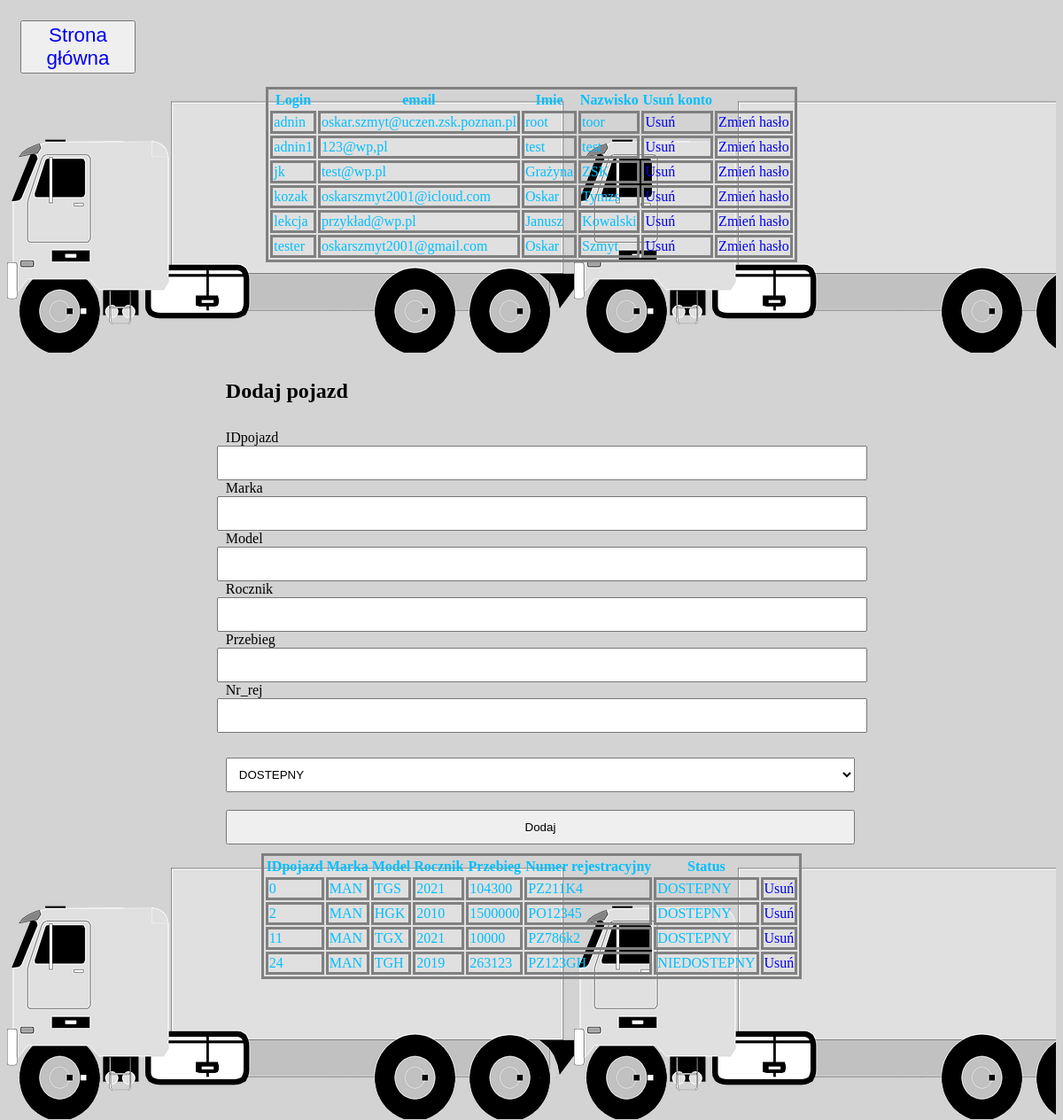
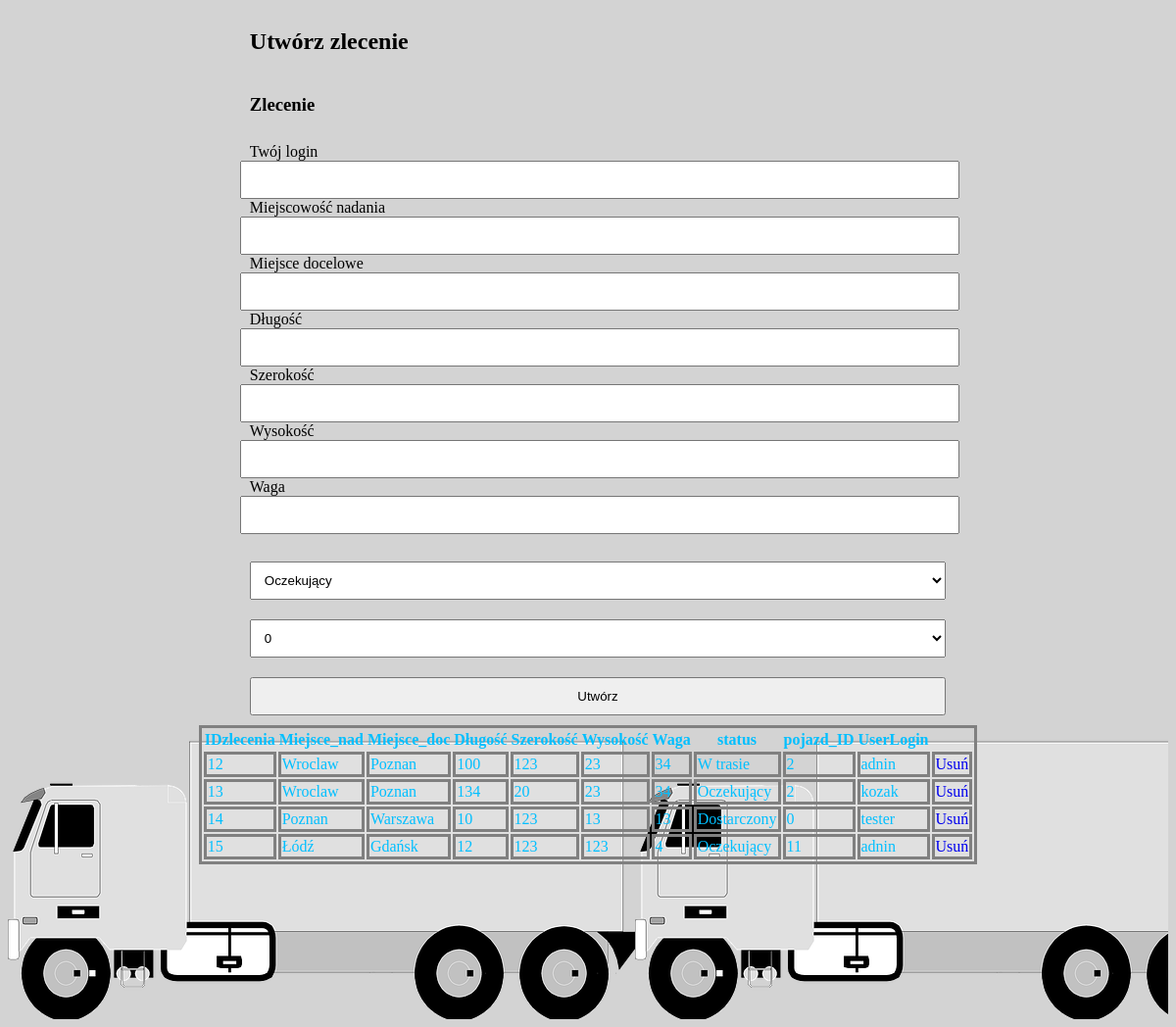
Page /paneladmin.php (signed in) on the committed database (2 pictures, top to bottom).
### tables this page shows
CREATE TABLE `users` (
  `login` varchar(100) NOT NULL,
  `haslo` text NOT NULL,
  `Imie` text NOT NULL,
  `Nazwisko` text NOT NULL,
  `email` text NOT NULL
);

CREATE TABLE `carsinfo` (
  `IDpojazd` int(11) NOT NULL,
  `Marka` text NOT NULL COMMENT 'Marka pojazdu',
  `Model` text NOT NULL COMMENT 'Model pojazdu',
  `Rocznik` int(11) NOT NULL COMMENT 'data produkcji pojazdu',
  `Przebieg` int(11) NOT NULL COMMENT 'w km',
  `Nr_rej` text NOT NULL COMMENT 'Numer rejestracyjny',
  `Status` text NOT NULL COMMENT 'Dostępny/Zajęty'
);

CREATE TABLE `zlecenia` (
  `IDzlecenia` int(11) NOT NULL,
  `Miejsce_nad` text NOT NULL COMMENT 'miejsce nadania',
  `Miejsce_doc` text NOT NULL COMMENT ',iejsce docelowe',
  `dl` int(11) NOT NULL COMMENT 'dlugosc',
  `szer` int(11) NOT NULL COMMENT 'szerokosc',
  `wys` int(11) NOT NULL COMMENT 'wysokosc ',
  `waga` int(11) NOT NULL COMMENT 'Waga towaru',
  `status` text NOT NULL COMMENT 'w trasie/oczekujacy/zakonczony',
  `pojazd_ID` int(11) NOT NULL COMMENT 'Id pojazdu',
  `UserLogin` text NOT NULL COMMENT 'zleceniodawca'
);

### paneladmin.php (the view, shortened to what this page needs)
<!DOCTYPE html>
<html lang="en">
<head>
    <link rel="stylesheet" href="adminstyl.css"/>
</head>
<body>
<div class="container">
    <div id=przyciski>
    <div class="glowna">
        <button class="btn"><a href="strona.php">Strona główna</a></button>
    </div>
    </div>
<div class="tabela">
        <table>
        <tr>
            <th>Login</th>
            <th>email</th>
            <th>Imie</th>
            <th>Nazwisko</th>
            <th>Usuń konto</th>
        </tr>
        <?php
            $con = mysqli_connect('localhost', 'root', '', 'agencjacelna');
            $select = "SELECT *
                       FROM users
                       ";
            $result = mysqli_query($con, $select);
            while($polaczony = mysqli_fetch_assoc($result)){
                echo "
                <tr>
                <td>".$polaczony['login']."</td>
                 <td>".$polaczony['email']."</td>
                 <td>".$polaczony['Imie']."</td>
                 <td>".$polaczony['Nazwisko']."</td>
                <td><a href='remove.php?rn=$polaczony[login]'>Usuń</a></td>
                <td><a href='zmienhaslo.php'>Zmień hasło</a></td>
                </tr>
                ";
            }
        ?>
        </table>
</div>
<div id=formularz>
    <h2 class="c">Dodaj pojazd</h2>
    <form action="pojazdy.php" method="POST">
                <label class="c">IDpojazd</label> <br>
                <input type="text" name="IDpojazd" class="c"> <br>
                <label class="c">Marka</label> <br>
                <input type="text" name="Marka" class="c"> <br>
                <label class="c">Model</label> <br>
                <input type="text" name="Model" class="c"> <br>
                <label class="c">Rocznik</label> <br>
                <input type="text" name=Rocznik class="c"> <br>
                <label class="c">Przebieg</label> <br>
                <input type="text" name="Przebieg" class="c"> <br>
                <label class="c">Nr_rej</label> <br>
                <input type="text" name="Nr_rej" class="c"> <br><br>
                <select name=Status class="d">
                    <option>DOSTEPNY</option>
                </select><br>
                <button type="submit" class="d">Dodaj</button>
    </form>
</div>
<div id="pojazdy" class=tabela>
    <table>
        <tr>
            <th>IDpojazd</th>
            <th>Marka</th>
            <th>Model</th>
            <th>Rocznik</th>
            <th>Przebieg</th>
            <th>Numer rejestracyjny</th>
            <th>Status</th>
        </tr>
    <?php
        $lista="SELECT *
                                FROM carsinfo";
        $pojazdy= mysqli_query($con, $lista);
        while($pojazd=mysqli_fetch_assoc($pojazdy)){
          echo "
                <tr>
                <td>".$pojazd['IDpojazd']."</td>
                 <td>".$pojazd['Marka']."</td>
                 <td>".$pojazd['Model']."</td>
                 <td>".$pojazd['Rocznik']."</td>
                 <td>".$pojazd['Przebieg']."</td>
                 <td>".$pojazd['Nr_rej']."</td>
                 <td>".$pojazd['Status']."</td>
                 <td><a href='removecars.php?rn=$pojazd[IDpojazd]'>Usuń</a></td>
                 </tr>
                ";
        }
    ?>
    </table>
</div>
    <div id=formularz>
    <h2 class="c">Utwórz zlecenie</h2>
    <form action="adminzlecenie.php" method="POST">
                <h3 class="c">Zlecenie</h3>
                <label class="c">Twój login</label> <br>
                <input type="text" name="UserLogin" class="c"> <br>
                <label class="c">Miejscowość nadania</label> <br>
                <input type="text" name="Miejsce_nad" class="c"> <br>
                <label class="c">Miejsce docelowe</label> <br>
                <input type="text" name="Miejsce_doc" class="c"> <br>
                <label class="c">Długość</label> <br>
                <input type="text" name="dl" class="c"> <br>
                <label class="c">Szerokość</label> <br>
                <input type="text" name="szer" class="c"> <br>
                <label class="c">Wysokość</label> <br>
                <input type="text" name="wys" class="c"> <br>
                <label class="c">Waga</label> <br>
                <input type="text" name="waga" class="c"> <br><br>
                <select name=Status class="d">
                    <option>Oczekujący</option>
                </select><br>
                <select name='pojazd_ID' class="d">
                    <?php
                        $lista="SELECT *
                                FROM carsinfo";
                        $pojazdy= mysqli_query($con, $lista);
                        while($pojazd=mysqli_fetch_assoc($pojazdy)){
                            if($pojazd['Status']=='DOSTEPNY')
                                echo "
                                <option>$pojazd[IDpojazd]</option>
                                ";
                        }
                    ?>
                </select><br>
                <button type="submit" class="d">Utwórz</button>
    </form>
    </div>
</div>
<div id= zlecenia class="tabela">
    <table>
        <tr>
            <th>IDzlecenia</th>
            <th>Miejsce_nad</th>
            <th>Miejsce_doc</th>
            <th>Długość</th>
            <th>Szerokość</th>
            <th>Wysokość</th>
            <th>Waga</th>
            <th>status</th>
            <th>pojazd_ID</th>
            <th>UserLogin</th>
        </tr>
    <?php
        $listazlecen="SELECT *
                                FROM zlecenia";
        $zlecenia= mysqli_query($con, $listazlecen);
        while($zlecenie=mysqli_fetch_assoc($zlecenia)){
          echo "
                <tr>
                <td>".$zlecenie['IDzlecenia']."</td>
                 <td>".$zlecenie['Miejsce_nad']."</td>
                 <td>".$zlecenie['Miejsce_doc']."</td>
                 <td>".$zlecenie['dl']."</td>
                 <td>".$zlecenie['szer']."</td>
                 <td>".$zlecenie['wys']."</td>
                 <td>".$zlecenie['waga']."</td>
                 <td>".$zlecenie['status']."</td>
                 <td>".$zlecenie['pojazd_ID']."</td>
                 <td>".$zlecenie['UserLogin']."</td>
                 <td><a href='usunzlecenie.php?rn=$zlecenie[IDzlecenia]'>Usuń</a></td>
                 </tr>
                ";
        }
    ?>
    </table>
</div>
</body>
</html>

### adminstyl.css (style rules this page uses)
body { background-color: lightgray; }
#przyciski { display: flex; flex-direction: row; align-items: center; justify-content: space-between; background-color: lightgray; }
.btn { width: 130px; height: 60px; font-size: 140%; text-decoration: none; text-align: center; display: flex; justify-content:center; align-items: center; margin: 15px; }
a { text-decoration: none; }
.tabela { background-image:url(bgimg5.png); width: 100%; height: 300px; color: deepskyblue; }
table td { margin: 0 auto; border: 3px solid gray; justify-content: center; color: deepskyblue; }
table { border: 3px solid gray; margin:0 auto; color: deepskyblue; }
#formularz { width: 60%; margin: 0 auto; align-items: center; justify-content: center; }
.c { width: 100%; padding: 10px; resize: none; }
.d { width: 100%; margin: 10px; padding: 10px; resize: none; }

### rows in the picture
users: login "adnin", email "oskar.szmyt@uczen.zsk.poznan.pl", Imie "root", Nazwisko "toor"
users: login "adnin1", email "123@wp,pl", Imie "test", Nazwisko "test"
users: login "jk", email "test@wp.pl", Imie "Grażyna", Nazwisko "ZSK"
users: login "kozak", email "oskarszmyt2001@icloud.com", Imie "Oskar", Nazwisko "Tymzs"
users: login "lekcja", email "przykład@wp.pl", Imie "Janusz", Nazwisko "Kowalski"
users: login "tester", email "oskarszmyt2001@gmail.com", Imie "Oskar", Nazwisko "Szmyt"
carsinfo: IDpojazd "0", Marka "MAN", Model "TGS", Rocznik "2021", Przebieg "104300", Nr_rej "PZ211K4", Status "DOSTEPNY"
carsinfo: IDpojazd "2", Marka "MAN", Model "HGK", Rocznik "2010", Przebieg "1500000", Nr_rej "PO12345", Status "DOSTEPNY"
carsinfo: IDpojazd "11", Marka "MAN", Model "TGX", Rocznik "2021", Przebieg "10000", Nr_rej "PZ786k2", Status "DOSTEPNY"
carsinfo: IDpojazd "24", Marka "MAN", Model "TGH", Rocznik "2019", Przebieg "263123", Nr_rej "PZ123GH", Status "NIEDOSTEPNY"
zlecenia: IDzlecenia "12", Miejsce_nad "Wroclaw", Miejsce_doc "Poznan", dl "100", szer "123", wys "23", waga "34", status "W trasie", pojazd_ID "2", UserLogin "adnin"
zlecenia: IDzlecenia "13", Miejsce_nad "Wroclaw", Miejsce_doc "Poznan", dl "134", szer "20", wys "23", waga "34", status "Oczekujący", pojazd_ID "2", UserLogin "kozak"
zlecenia: IDzlecenia "14", Miejsce_nad "Poznan", Miejsce_doc "Warszawa", dl "10", szer "123", wys "13", waga "13", status "Dostarczony", pojazd_ID "0", UserLogin "tester"
zlecenia: IDzlecenia "15", Miejsce_nad "Łódź", Miejsce_doc "Gdańsk", dl "12", szer "123", wys "123", waga "4", status "Oczekujący", pojazd_ID "11", UserLogin "adnin"

### other values in the picture
form field pojazd_ID "0"
